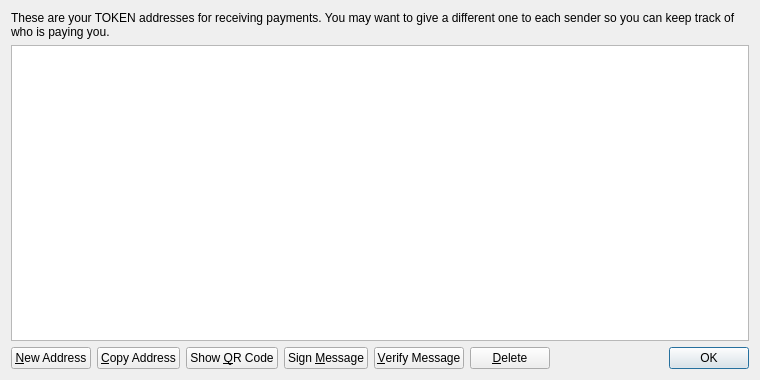
<?xml version="1.0" encoding="UTF-8"?>
<ui version="4.0">
 <class>AddressBookPage</class>
 <widget class="QWidget" name="AddressBookPage">
  <property name="geometry">
   <rect>
    <x>0</x>
    <y>0</y>
    <width>760</width>
    <height>380</height>
   </rect>
  </property>
  <property name="windowTitle">
   <string>Address Book</string>
  </property>
  <layout class="QVBoxLayout" name="verticalLayout">
   <item>
    <widget class="QLabel" name="labelExplanation">
     <property name="text">
      <string>These are your TOKEN addresses for receiving payments. You may want to give a different one to each sender so you can keep track of who is paying you.</string>
     </property>
     <property name="textFormat">
      <enum>Qt::PlainText</enum>
     </property>
     <property name="wordWrap">
      <bool>true</bool>
     </property>
    </widget>
   </item>
   <item>
    <widget class="QTableView" name="tableView">
     <property name="contextMenuPolicy">
      <enum>Qt::CustomContextMenu</enum>
     </property>
     <property name="toolTip">
      <string>Double-click to edit address or label</string>
     </property>
     <property name="tabKeyNavigation">
      <bool>false</bool>
     </property>
     <property name="alternatingRowColors">
      <bool>true</bool>
     </property>
     <property name="selectionMode">
      <enum>QAbstractItemView::SingleSelection</enum>
     </property>
     <property name="selectionBehavior">
      <enum>QAbstractItemView::SelectRows</enum>
     </property>
     <property name="sortingEnabled">
      <bool>true</bool>
     </property>
     <attribute name="verticalHeaderVisible">
      <bool>false</bool>
     </attribute>
    </widget>
   </item>
   <item>
    <layout class="QHBoxLayout" name="horizontalLayout">
     <item>
      <widget class="QPushButton" name="newAddressButton">
       <property name="toolTip">
        <string>Create a new address</string>
       </property>
       <property name="text">
        <string>&amp;New Address</string>
       </property>
       <property name="icon">
        <iconset resource="../bitcoin.qrc">
         <normaloff>:/icons/add</normaloff>:/icons/add</iconset>
       </property>
      </widget>
     </item>
     <item>
      <widget class="QPushButton" name="copyToClipboard">
       <property name="toolTip">
        <string>Copy the currently selected address to the system clipboard</string>
       </property>
       <property name="text">
        <string>&amp;Copy Address</string>
       </property>
       <property name="icon">
        <iconset resource="../bitcoin.qrc">
         <normaloff>:/icons/editcopy</normaloff>:/icons/editcopy</iconset>
       </property>
      </widget>
     </item>
     <item>
      <widget class="QPushButton" name="showQRCode">
       <property name="text">
        <string>Show &amp;QR Code</string>
       </property>
       <property name="icon">
        <iconset resource="../bitcoin.qrc">
         <normaloff>:/icons/qrcode</normaloff>:/icons/qrcode</iconset>
       </property>
      </widget>
     </item>
     <item>
      <widget class="QPushButton" name="signMessage">
       <property name="toolTip">
        <string>Sign a message to prove you own a TOKEN address</string>
       </property>
       <property name="text">
        <string>Sign &amp;Message</string>
       </property>
       <property name="icon">
        <iconset resource="../bitcoin.qrc">
         <normaloff>:/icons/edit</normaloff>:/icons/edit</iconset>
       </property>
      </widget>
     </item>
     <item>
      <widget class="QPushButton" name="verifyMessage">
       <property name="toolTip">
        <string>Verify a message to ensure it was signed with a specified TOKEN address</string>
       </property>
       <property name="text">
        <string>&amp;Verify Message</string>
       </property>
       <property name="icon">
        <iconset resource="../bitcoin.qrc">
         <normaloff>:/icons/transaction_0</normaloff>:/icons/transaction_0</iconset>
       </property>
      </widget>
     </item>
     <item>
      <widget class="QPushButton" name="deleteButton">
       <property name="toolTip">
        <string>Delete the currently selected address from the list</string>
       </property>
       <property name="text">
        <string>&amp;Delete</string>
       </property>
       <property name="icon">
        <iconset resource="../bitcoin.qrc">
         <normaloff>:/icons/remove</normaloff>:/icons/remove</iconset>
       </property>
      </widget>
     </item>
     <item>
      <spacer name="horizontalSpacer">
       <property name="orientation">
        <enum>Qt::Horizontal</enum>
       </property>
       <property name="sizeHint" stdset="0">
        <size>
         <width>40</width>
         <height>20</height>
        </size>
       </property>
      </spacer>
     </item>
     <item>
      <widget class="QDialogButtonBox" name="buttonBox">
       <property name="sizePolicy">
        <sizepolicy hsizetype="Maximum" vsizetype="Fixed">
         <horstretch>0</horstretch>
         <verstretch>0</verstretch>
        </sizepolicy>
       </property>
       <property name="standardButtons">
        <set>QDialogButtonBox::Ok</set>
       </property>
      </widget>
     </item>
    </layout>
   </item>
  </layout>
 </widget>
 <resources>
  <include location="../bitcoin.qrc"/>
 </resources>
 <connections/>
</ui>
